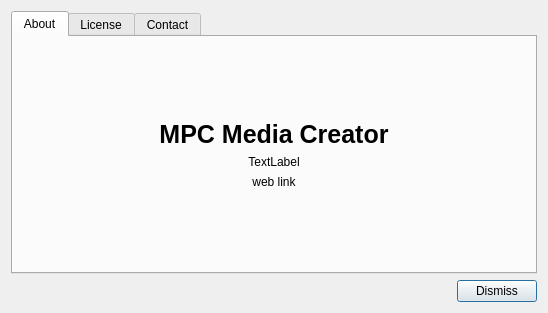
<?xml version="1.0" encoding="UTF-8"?>
<ui version="4.0">
 <class>Dialog</class>
 <widget class="QDialog" name="Dialog">
  <property name="geometry">
   <rect>
    <x>0</x>
    <y>0</y>
    <width>548</width>
    <height>313</height>
   </rect>
  </property>
  <property name="windowTitle">
   <string>About</string>
  </property>
  <property name="styleSheet">
   <string notr="true">QLabel#label_1 {
	font-size: 18px;
}
QLabel#label_2 {
	font-size: 25px;
}
</string>
  </property>
  <layout class="QVBoxLayout" name="verticalLayout">
   <item>
    <widget class="QTabWidget" name="tabContact">
     <property name="currentIndex">
      <number>0</number>
     </property>
     <widget class="QWidget" name="tabAbout">
      <attribute name="title">
       <string>About</string>
      </attribute>
      <layout class="QVBoxLayout" name="verticalLayout_2">
       <property name="leftMargin">
        <number>0</number>
       </property>
       <property name="topMargin">
        <number>0</number>
       </property>
       <property name="rightMargin">
        <number>0</number>
       </property>
       <property name="bottomMargin">
        <number>0</number>
       </property>
       <item>
        <spacer name="verticalSpacer_2">
         <property name="orientation">
          <enum>Qt::Vertical</enum>
         </property>
         <property name="sizeHint" stdset="0">
          <size>
           <width>20</width>
           <height>75</height>
          </size>
         </property>
        </spacer>
       </item>
       <item>
        <widget class="QLabel" name="label_2">
         <property name="font">
          <font>
           <pointsize>-1</pointsize>
           <weight>75</weight>
           <bold>true</bold>
          </font>
         </property>
         <property name="styleSheet">
          <string notr="true"/>
         </property>
         <property name="text">
          <string>MPC Media Creator</string>
         </property>
         <property name="alignment">
          <set>Qt::AlignCenter</set>
         </property>
         <property name="textInteractionFlags">
          <set>Qt::LinksAccessibleByMouse|Qt::TextSelectableByMouse</set>
         </property>
        </widget>
       </item>
       <item>
        <widget class="QLabel" name="label_3">
         <property name="text">
          <string>TextLabel</string>
         </property>
         <property name="alignment">
          <set>Qt::AlignCenter</set>
         </property>
         <property name="textInteractionFlags">
          <set>Qt::LinksAccessibleByMouse|Qt::TextSelectableByMouse</set>
         </property>
        </widget>
       </item>
       <item>
        <widget class="HyperLinkLabel" name="labelUrl">
         <property name="text">
          <string>web link</string>
         </property>
         <property name="alignment">
          <set>Qt::AlignCenter</set>
         </property>
         <property name="textInteractionFlags">
          <set>Qt::LinksAccessibleByMouse|Qt::TextSelectableByMouse</set>
         </property>
        </widget>
       </item>
       <item>
        <spacer name="verticalSpacer">
         <property name="orientation">
          <enum>Qt::Vertical</enum>
         </property>
         <property name="sizeHint" stdset="0">
          <size>
           <width>20</width>
           <height>76</height>
          </size>
         </property>
        </spacer>
       </item>
      </layout>
     </widget>
     <widget class="QWidget" name="tabLicense">
      <attribute name="title">
       <string>License</string>
      </attribute>
      <layout class="QVBoxLayout" name="verticalLayout_3">
       <property name="leftMargin">
        <number>0</number>
       </property>
       <property name="topMargin">
        <number>0</number>
       </property>
       <property name="rightMargin">
        <number>0</number>
       </property>
       <property name="bottomMargin">
        <number>0</number>
       </property>
       <item>
        <widget class="QPlainTextEdit" name="pteLicense">
         <property name="readOnly">
          <bool>true</bool>
         </property>
        </widget>
       </item>
      </layout>
     </widget>
     <widget class="QWidget" name="tab">
      <attribute name="title">
       <string>Contact</string>
      </attribute>
      <layout class="QVBoxLayout" name="verticalLayout_4">
       <item>
        <widget class="HyperLinkLabel" name="labelContact">
         <property name="text">
          <string>contact link</string>
         </property>
         <property name="alignment">
          <set>Qt::AlignCenter</set>
         </property>
         <property name="textInteractionFlags">
          <set>Qt::LinksAccessibleByMouse|Qt::TextSelectableByMouse</set>
         </property>
        </widget>
       </item>
      </layout>
     </widget>
    </widget>
   </item>
   <item>
    <layout class="QHBoxLayout" name="horizontalLayout">
     <property name="bottomMargin">
      <number>0</number>
     </property>
     <item>
      <spacer name="horizontalSpacer">
       <property name="orientation">
        <enum>Qt::Horizontal</enum>
       </property>
       <property name="sizeHint" stdset="0">
        <size>
         <width>40</width>
         <height>20</height>
        </size>
       </property>
      </spacer>
     </item>
     <item>
      <widget class="QPushButton" name="btnContinue">
       <property name="text">
        <string>Dismiss</string>
       </property>
      </widget>
     </item>
    </layout>
   </item>
  </layout>
 </widget>
 <customwidgets>
  <customwidget>
   <class>HyperLinkLabel</class>
   <extends>QLabel</extends>
   <header>lib/hyperlinklabel.h</header>
  </customwidget>
 </customwidgets>
 <resources/>
 <connections/>
</ui>
